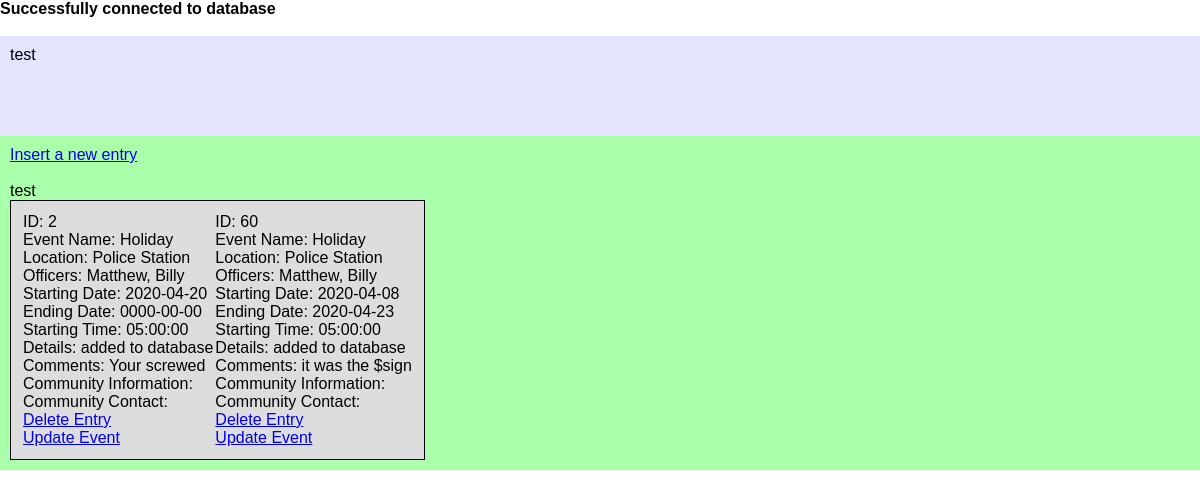
/eventsmasterpage.php, run on an earlier commit of the app's database.
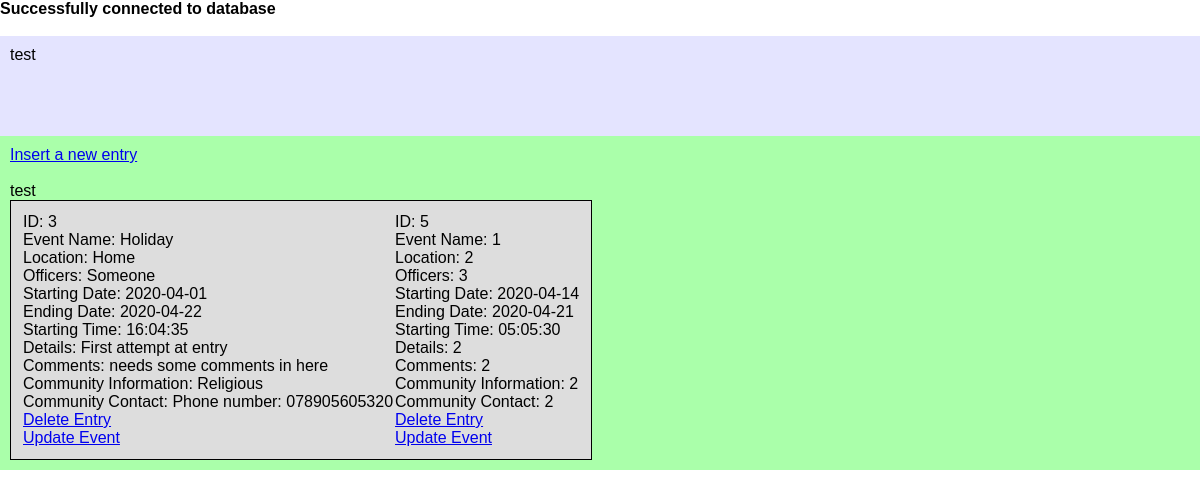
And on a later commit of the database.
### tables this page shows
CREATE TABLE `events_tbl` (
  `id` int(11) NOT NULL,
  `event_name` varchar(255) DEFAULT NULL,
  `location_name` varchar(255) DEFAULT NULL,
  `officers` varchar(255) DEFAULT NULL,
  `begin_date` date DEFAULT NULL,
  `end_date` date DEFAULT NULL,
  `start_time` time DEFAULT NULL,
  `details` varchar(255) DEFAULT NULL,
  `comments` varchar(255) DEFAULT NULL,
  `community_info` varchar(255) DEFAULT NULL,
  `community_contact` varchar(255) DEFAULT NULL
);

### eventsmasterpage.php (the view, shortened to what this page needs)
<!Doctype HTML>
<?php
    include "connectdatabase.php";
    @$day = $_REQUEST['day'];
    @$month = $_REQUEST['month'];
    @$year = $_REQUEST['year'];
    @$combineddate = $year.-$month.-$day;
    if ((!is_null($day)) and (!is_null($month)) and (!is_null($year))){
        $sql = "SELECT * FROM events_tbl WHERE '$combineddate' BETWEEN begin_date AND end_date";
    }
    else {
        $sql = "SELECT * FROM events_tbl";
    }
    $result = mysqli_query($con, $sql);
?>
<html>
    <head>
        <link rel="stylesheet"  href="css/databaseCSS.css">
    </head>
    <body>
        <div id="header">
            test
        </div>
        <div id="content">
        <a href=inserteventsform.php>Insert a new entry</a><br><br>
            <?php
                echo"
                <table id='tblDatabase'>
                    <tr>test";
                        while($row = mysqli_fetch_assoc($result))
                        {
                            echo
                            "<td> ID: " . $row["id"].
                            "<br> Event Name: ". $row["event_name"].
                            "<br> Location: ". $row["location_name"].
                            "<br> Officers: ". $row["officers"].
                            "<br> Starting Date: " . $row["begin_date"].
                            "<br> Ending Date: " . $row["end_date"].
                            "<br> Starting Time: " . $row["start_time"].
                            "<br> Details: " . $row["details"].
                            "<br> Comments: " . $row["comments"].
                            "<br> Community Information: " . $row["community_info"].
                            "<br> Community Contact: " . $row["community_contact"].
                            "<br><a href=deleteevent.php?ID=". $row["id"].">Delete Entry</a>".
                            "<br><a href=updateform.php?ID=". $row["id"].">Update Event</a>".
                            "</td>";
                        }
                    echo
                "</tr>
                </table>";
            ?>
        </div>
    </body>
</html>

### connectdatabase.php (shortened to what this page needs)
<?php
    if(mysqli_connect_errno())
    {
        echo "Failed to connect to Sql server".mysqli_connect_error();
    }
    else
    {
        echo "<strong>Successfully connected to database</strong><br><br>";
    }
?>

### css/databaseCSS.css (style rules this page uses)
* { padding: 0; margin: 0; font-family: "Trebuchet MS", Arial, Helvetica, sans-serif; }
body { overflow-x: hidden; }
#header { width: 100%; height: 10vh; background-color: #e4e4ff; padding: 10px; }
#content { background-color: #aaffaa; padding: 10px; }
#tblDatabase { width: auto; border: 1px solid black; background-color: #dddddd; padding: 10px; }

What changed in the data, as far as the page shows it:
removed events_tbl: id "2", event_name "Holiday", location_name "Police Station", officers "Matthew, Billy", begin_date "2020-04-20", end_date "0000-00-00", start_time "05:00:00", details "added to database", comments "Your screwed"
removed events_tbl: id "60", event_name "Holiday", location_name "Police Station", officers "Matthew, Billy", begin_date "2020-04-08", end_date "2020-04-23", start_time "05:00:00", details "added to database", comments "it was the $sign"
added events_tbl: id "3", event_name "Holiday", location_name "Home", officers "Someone", begin_date "2020-04-01", end_date "2020-04-22", start_time "16:04:35", details "First attempt at entry", comments "needs some comments in here", community_info "Religious", community_contact "Phone number: 078905605320"
added events_tbl: id "5", event_name "1", location_name "2", officers "3", begin_date "2020-04-14", end_date "2020-04-21", start_time "05:05:30", details "2", comments "2", community_info "2", community_contact "2"
